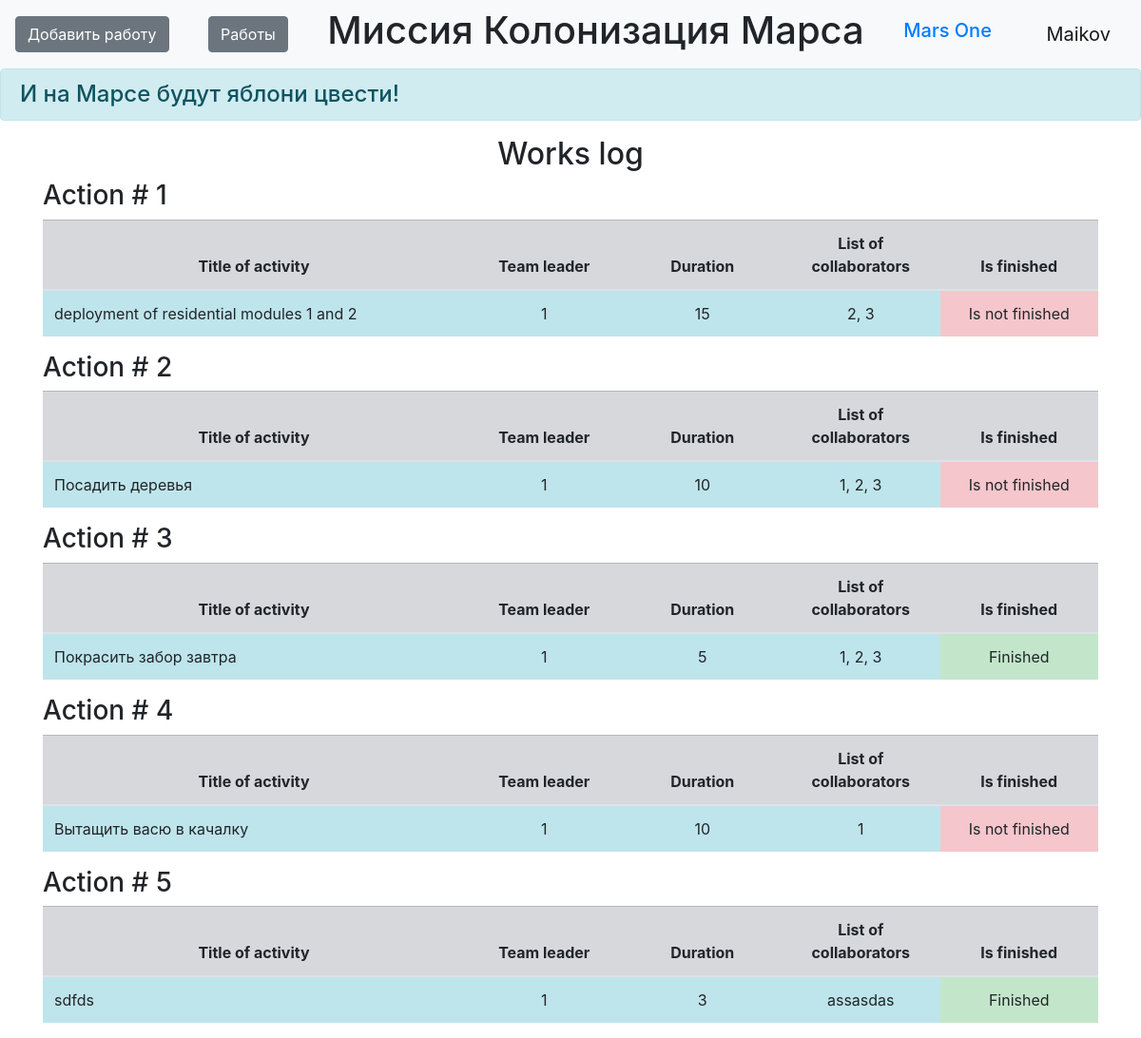
Page /jobs (signed in) on the committed database.
### data/users.py (models this page shows, shortened)
class User(SqlAlchemyBase, UserMixin):
    __tablename__ = 'users'
    id = sqlalchemy.Column(sqlalchemy.Integer,
                           primary_key=True, autoincrement=True)
    surname = sqlalchemy.Column(sqlalchemy.String, nullable=True)
    name = sqlalchemy.Column(sqlalchemy.String, nullable=True)
    age = sqlalchemy.Column(sqlalchemy.Integer, nullable=True)
    position = sqlalchemy.Column(sqlalchemy.String, nullable=True)
    speciality = sqlalchemy.Column(sqlalchemy.String, nullable=True)
    address = sqlalchemy.Column(sqlalchemy.String, nullable=True)
    email = sqlalchemy.Column(sqlalchemy.String,
                              index=True, unique=True, nullable=True)
    hashed_password = sqlalchemy.Column(sqlalchemy.String, nullable=True)
    modified_date = sqlalchemy.Column(sqlalchemy.DateTime,
                                      default=datetime.datetime.now)
    jobs = orm.relationship('Jobs', back_populates='user')

### data/jobs.py (models this page shows)
class Jobs(SqlAlchemyBase):
    __tablename__ = 'jobs'
    id = sqlalchemy.Column(sqlalchemy.Integer,
                           primary_key=True, autoincrement=True)
    team_leader = sqlalchemy.Column(sqlalchemy.Integer,
                                    sqlalchemy.ForeignKey("users.id"))
    job = sqlalchemy.Column(sqlalchemy.String, nullable=True)
    work_size = sqlalchemy.Column(sqlalchemy.Integer, nullable=True)
    collaborators = sqlalchemy.Column(sqlalchemy.String, nullable=True)
    is_finished = sqlalchemy.Column(sqlalchemy.Boolean, default=True)
    start_date = sqlalchemy.Column(sqlalchemy.DateTime,
                                   default=datetime.datetime.now)
    end_date = sqlalchemy.Column(sqlalchemy.DateTime,
                                 default=datetime.datetime.now)
    user = orm.relationship('User')

### main.py (the view)
@app.route('/jobs')
def jobs():
    db_sess = db_session.create_session()
    jobs = db_sess.query(Jobs).all()
    return render_template('jobs.html', jobs=jobs)

### data/db_session.py (called while the page is built)
def create_session() -> Session:
    global __factory
    return __factory()

### main.py (called while the page is built)
@login_manager.user_loader
def load_user(user_id):
    db_sess = db_session.create_session()
    return db_sess.query(User).get(user_id)

### templates/jobs.html
{% extends "base.html" %}
{% block content %}
<h2>Works log</h2>
{% for item in jobs %}
<h3>Action # {{item.id}}</h3>
<table class="table">
  <thead>
    <tr class="table-secondary cell-1">
      <th scope="col" width="40%">Title of activity</th>
      <th scope="col" width="15%">Team leader</th>
      <th scope="col" width="15%">Duration</th>
      <th scope="col" width="15%">List of collaborators</th>
      <th scope="col" width="15%">Is finished</th>
    </tr>
  </thead>
  <tbody>
    <tr>
      <td scope="row" class="table-info">{{item.job}}</td>
      <td class="table-info" align="center">{{item.team_leader}}</td>
      <td class="table-info" align="center">{{item.work_size}}</td>
      <td class="table-info" align="center">{{item.collaborators}}</td>
      {% if item.is_finished %}
      <td class="table-success" align="center">Finished</td>
      {% else %}
      <td class="table-danger" align="center">Is not finished</td>
      {% endif %}
    </tr>
  </tbody>
</table>
{% endfor %}
{% endblock %}

### templates/base.html (shortened to what this page needs)
<!doctype html>
<html lang="en">
<head>
    <link rel="stylesheet"
          href="https://stackpath.bootstrapcdn.com/bootstrap/4.4.1/css/bootstrap.min.css"
>
    <link rel="stylesheet" type="text/css" href="../static/css/style.css" />
</head>
<body>
<header>
    <nav class="navbar navbar-light bg-light">
        {% if current_user.is_authenticated %}
    <a href="add_jobs" class="btn btn-secondary">Добавить работу</a>
        <a href="jobs" class="btn btn-secondary">Работы</a>
    {% endif %}
        <h1 class="muted-text">Миссия Колонизация Марса</h1>
        <h1 class="navbar-brand"><a href="#">Mars One</a></h1>
        {% if current_user.is_authenticated %}
    <a class="navbar-brand" href="/logout">{{ current_user.name }}</a>
{% else %}
    <p>
        <a class="btn btn-primary " href="/register">Зарегистрироваться</a>
        <a class="btn btn-success" href="/login">Войти</a>
    </p>
{% endif %}
    </nav>
    <h4 class="alert alert-info">И на Марсе будут яблони цвести!</h4>
</header>
<main role="main" class="container">
    {% block content %}{% endblock %}
</main>
</body>
</html>

### static/style.css (style rules this page uses)
th, center-text { text-align: center; vertical-align: middle; }
h2 { text-align: center; }
.cell-1 { vertical-align: middle; }

### rows in the picture
User: name "Maikov"
Jobs: id "1", job "deployment of residential modules 1 and 2", team_leader "1", work_size "15", collaborators "2, 3", is_finished "Is not finished"
Jobs: id "2", job "Посадить деревья", team_leader "1", work_size "10", collaborators "1, 2, 3", is_finished "Is not finished"
Jobs: id "3", job "Покрасить забор завтра", team_leader "1", work_size "5", collaborators "1, 2, 3", is_finished "Finished"
Jobs: id "4", job "Вытащить васю в качалку", team_leader "1", work_size "10", collaborators "1", is_finished "Is not finished"
Jobs: id "5", job "sdfds", team_leader "1", work_size "3", collaborators "assasdas", is_finished "Finished"
